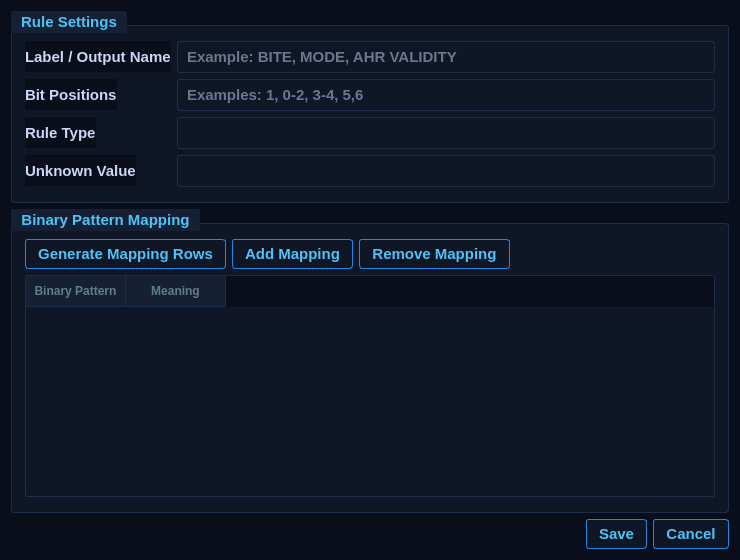
<?xml version="1.0" encoding="UTF-8"?>
<ui version="4.0">
 <class>BitfieldRuleDialog</class>
 <widget class="QDialog" name="BitfieldRuleDialog">
  <property name="geometry"><rect><x>0</x><y>0</y><width>740</width><height>560</height></rect></property>
  <property name="windowTitle"><string>Bitfield Decode Rule</string></property>
  <property name="styleSheet"><string>QWidget{font-family:&quot;Bahnschrift&quot;,&quot;Arial Narrow&quot;,Arial;font-size:11pt;font-weight:600;color:#ccd6f6;background-color:#0a0e1a;}QDialog{background-color:#0a0e1a;}QGroupBox{background-color:#0f1626;border:1px solid #1e2d4a;border-radius:3px;margin-top:14px;padding:6px 4px;}QGroupBox::title{subcontrol-origin:margin;subcontrol-position:top left;padding:2px 8px;color:#4fc3f7;background-color:#162035;border-radius:2px;font-weight:700;}QLineEdit,QComboBox{background-color:#0f1626;border:1px solid #1e2d4a;border-radius:3px;padding:5px 7px;color:#ccd6f6;selection-background-color:#1c3a6e;}QLineEdit:focus,QComboBox:focus{border:1px solid #1e88e5;}QComboBox::drop-down{border:none;}QPushButton{background-color:#0f1626;border:1px solid #1e88e5;border-radius:3px;padding:5px 12px;color:#4fc3f7;font-weight:700;}QPushButton:hover{background-color:#1c3a6e;color:#ffffff;}QPushButton:pressed{background-color:#1565c0;}QTableWidget{background-color:#0f1626;alternate-background-color:#0c1220;gridline-color:#1a2540;border:1px solid #1e2d4a;border-radius:2px;selection-background-color:#1c3a6e;selection-color:#e8f0fe;}QHeaderView::section{background-color:#162035;color:#607d8b;border:0px;border-right:1px solid #1e2d4a;border-bottom:1px solid #1e2d4a;padding:4px 6px;font-weight:700;font-size:9pt;}QScrollBar:vertical{background:#0a0e1a;width:6px;border-radius:3px;}QScrollBar::handle:vertical{background:#1e2d4a;border-radius:3px;}QScrollBar::handle:vertical:hover{background:#1e88e5;}QScrollBar::add-line,QScrollBar::sub-line{width:0;height:0;}</string></property>
  <layout class="QVBoxLayout" name="mainLayout">
   <item><widget class="QGroupBox" name="ruleSettingsGroup"><property name="title"><string>Rule Settings</string></property><layout class="QFormLayout" name="formLayout"><item row="0" column="0"><widget class="QLabel" name="lblLabel"><property name="text"><string>Label / Output Name</string></property></widget></item><item row="0" column="1"><widget class="QLineEdit" name="txtLabel"><property name="placeholderText"><string>Example: BITE, MODE, AHR VALIDITY</string></property></widget></item><item row="1" column="0"><widget class="QLabel" name="lblBits"><property name="text"><string>Bit Positions</string></property></widget></item><item row="1" column="1"><widget class="QLineEdit" name="txtBits"><property name="placeholderText"><string>Examples: 1, 0-2, 3-4, 5,6</string></property></widget></item><item row="2" column="0"><widget class="QLabel" name="lblType"><property name="text"><string>Rule Type</string></property></widget></item><item row="2" column="1"><widget class="QComboBox" name="cboType"/></item><item row="3" column="0"><widget class="QLabel" name="lblUnknown"><property name="text"><string>Unknown Value</string></property></widget></item><item row="3" column="1"><widget class="QComboBox" name="cboUnknown"/></item></layout></widget></item>
   <item><widget class="QGroupBox" name="mappingGroup"><property name="title"><string>Binary Pattern Mapping</string></property><layout class="QVBoxLayout" name="mappingLayout"><item><layout class="QHBoxLayout" name="mappingButtonLayout"><item><widget class="QPushButton" name="btnGenerateMappings"><property name="text"><string>Generate Mapping Rows</string></property></widget></item><item><widget class="QPushButton" name="btnAddMapping"><property name="text"><string>Add Mapping</string></property></widget></item><item><widget class="QPushButton" name="btnRemoveMapping"><property name="text"><string>Remove Mapping</string></property></widget></item><item><spacer name="mappingButtonStretch"><property name="orientation"><enum>Qt::Horizontal</enum></property><property name="sizeHint" stdset="0"><size><width>40</width><height>20</height></size></property></spacer></item></layout></item><item><widget class="QTableWidget" name="tblMappings"><property name="alternatingRowColors"><bool>true</bool></property><property name="selectionBehavior"><enum>QAbstractItemView::SelectRows</enum></property><column><property name="text"><string>Binary Pattern</string></property></column><column><property name="text"><string>Meaning</string></property></column></widget></item></layout></widget></item>
   <item><widget class="QDialogButtonBox" name="buttonBox"><property name="orientation"><enum>Qt::Horizontal</enum></property><property name="standardButtons"><set>QDialogButtonBox::Cancel|QDialogButtonBox::Save</set></property></widget></item>
  </layout>
 </widget>
 <resources/>
 <connections/>
</ui>
